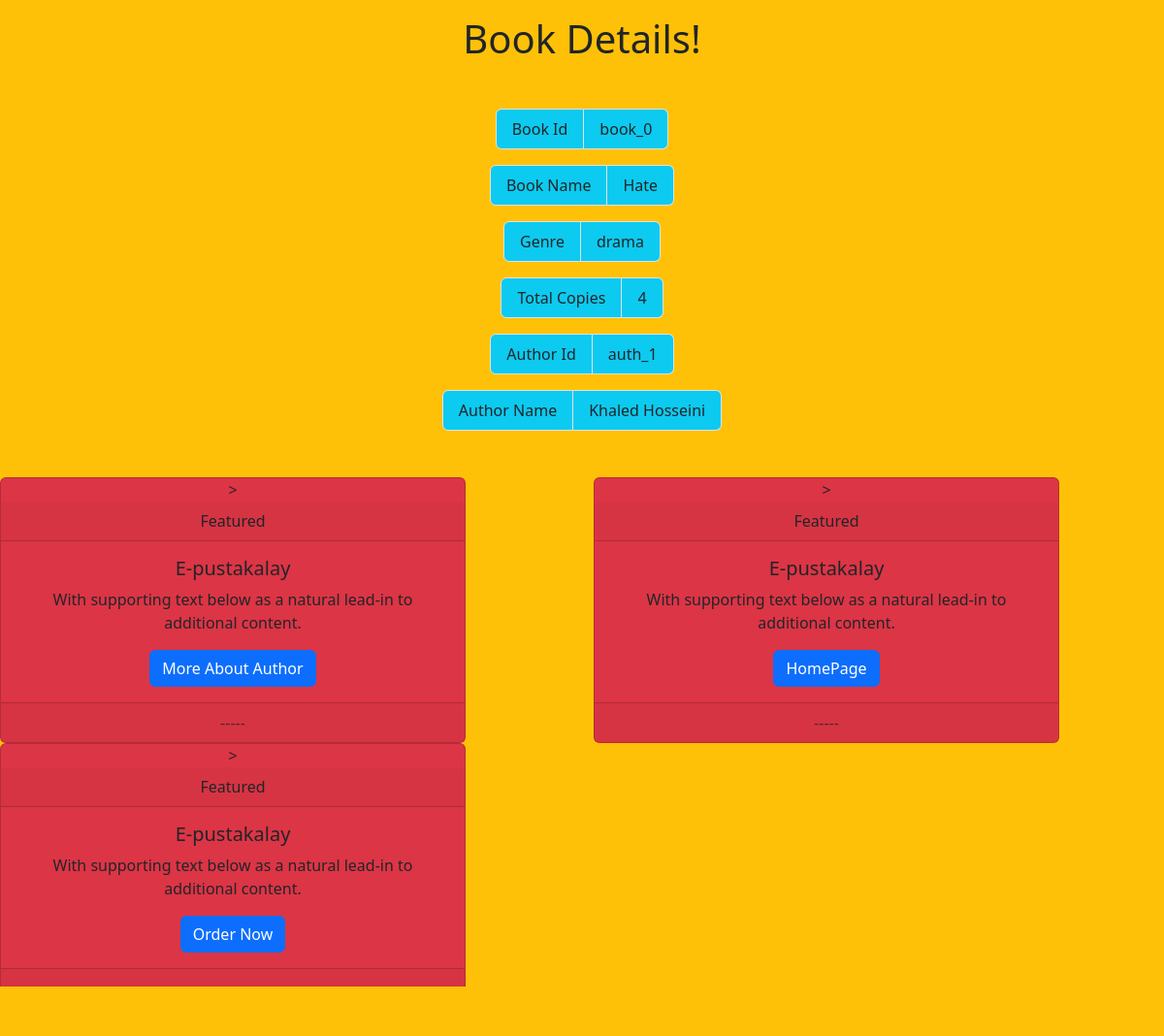
/manage/book/book_0, run on the app's committed database.
### management/models.py (models this page shows, shortened)
class Book2Auth(models.Model) :
    book = models.ForeignKey('Book',on_delete=models.CASCADE)
    auth =  models.ForeignKey('Author', on_delete=models.CASCADE)
    def final_order_url(self) :
        return reverse("userapp:order_final", kwargs={"pk":self.pk})

class Book(models.Model) :
    bookId = models.CharField(max_length=10, primary_key=True)
    bookName = models.CharField(max_length=50)
    genres = models.CharField(max_length=50, default='NIL')
    copies = models.IntegerField()

class Author(models.Model) :
    authId = models.CharField(max_length=10, primary_key=True)
    authName = models.CharField(max_length=30)
    def get_absolute_url(self):
        return reverse("manageapp:auth_info", kwargs={"aid": self.authId})

### management/views.py (the view)
# urls.py: path('book/<slug:bid>', views.viewBook, name='book_info'),
def viewBook(request,bid) :
    ord = Book2Auth.objects.get(book = Book.objects.get(bookId=bid))
    context = {"ord" : ord}
    return render(request, 'management/book_detail.html', context)

### management/templates/management/book_detail.html (shortened to what this page needs)
<!DOCTYPE html>
<html lang="en">
	<head>
		<link
			href="https://cdn.jsdelivr.net/npm/bootstrap@5.3.0-alpha1/dist/css/bootstrap.min.css"
			rel="stylesheet"
		/>
	</head>
	<body class="bg-warning">
		<h1 class="text-center mt-3 mb-5">Book Details!</h1>
		<div class="d-flex justify-content-center mt-5">
			<ul class="list-group list-group-horizontal">
				<li class="list-group-item bg-info">Book Id</li>
				<li class="list-group-item bg-info">{{ord.book.bookId}}</li>
			</ul>
		</div>
		<div class="d-flex justify-content-center mt-3">
			<ul class="list-group list-group-horizontal">
				<li class="list-group-item bg-info">Book Name</li>
				<li class="list-group-item bg-info">{{ord.book.bookName}}</li>
			</ul>
		</div>
		<div class="d-flex justify-content-center mt-3">
			<ul class="list-group list-group-horizontal">
				<li class="list-group-item bg-info">Genre</li>
				<li class="list-group-item bg-info">{{ord.book.genres}}</li>
			</ul>
		</div>
		<div class="d-flex justify-content-center mt-3">
			<ul class="list-group list-group-horizontal">
				<li class="list-group-item bg-info">Total Copies</li>
				<li class="list-group-item bg-info">{{ord.book.copies}}</li>
			</ul>
		</div>
		<div class="d-flex justify-content-center mt-3">
			<ul class="list-group list-group-horizontal">
				<li class="list-group-item bg-info">Author Id</li>
				<li class="list-group-item bg-info">{{ord.auth.authId}}</li>
			</ul>
		</div>
		<div class="d-flex justify-content-center mt-3 mb-5">
			<ul class="list-group list-group-horizontal">
				<li class="list-group-item bg-info">Author Name</li>
				<li class="list-group-item bg-info">{{ord.auth.authName}}</li>
			</ul>
		</div>
		<div class="d-flex justify-content-center mt-3 mb-5">
			<div class="row">
				<div class="col">
					<div class="card text-center bg-danger" style="width: 30rem">
						>
						<div class="card-header">Featured</div>
						<div class="card-body">
							<h5 class="card-title">E-pustakalay</h5>
							<p class="card-text">
								With supporting text below as a natural lead-in to additional
								content.
							</p>
							<a href="{{ord.auth.get_absolute_url}}" class="btn btn-primary"
								>More About Author</a
							>
						</div>
						<div class="card-footer text-muted">-----</div>
					</div>
				</div>
				<div class="col">
					<div class="card text-center bg-danger" style="width: 30rem">
						>
						<div class="card-header">Featured</div>
						<div class="card-body">
							<h5 class="card-title">E-pustakalay</h5>
							<p class="card-text">
								With supporting text below as a natural lead-in to additional
								content.
							</p>
							<a href="/" class="btn btn-primary">HomePage</a>
						</div>
						<div class="card-footer text-muted">-----</div>
					</div>
				</div>
				<div class="col">
					<div class="card text-center bg-danger" style="width: 30rem">
						>
						<div class="card-header">Featured</div>
						<div class="card-body">
							<h5 class="card-title">E-pustakalay</h5>
							<p class="card-text">
								With supporting text below as a natural lead-in to additional
								content.
							</p>
							<a href="{{ord.final_order_url}}" class="btn btn-primary"
								>Order Now</a
							>
						</div>
						<div class="card-footer text-muted">-----</div>
					</div>
				</div>
			</div>
		</div>
	</body>
</html>

### data on the page
Book2Auth: book.bookId "book_0", book.bookName "Hate", book.genres "drama", book.copies "4", auth.authId "auth_1", auth.authName "Khaled Hosseini"
